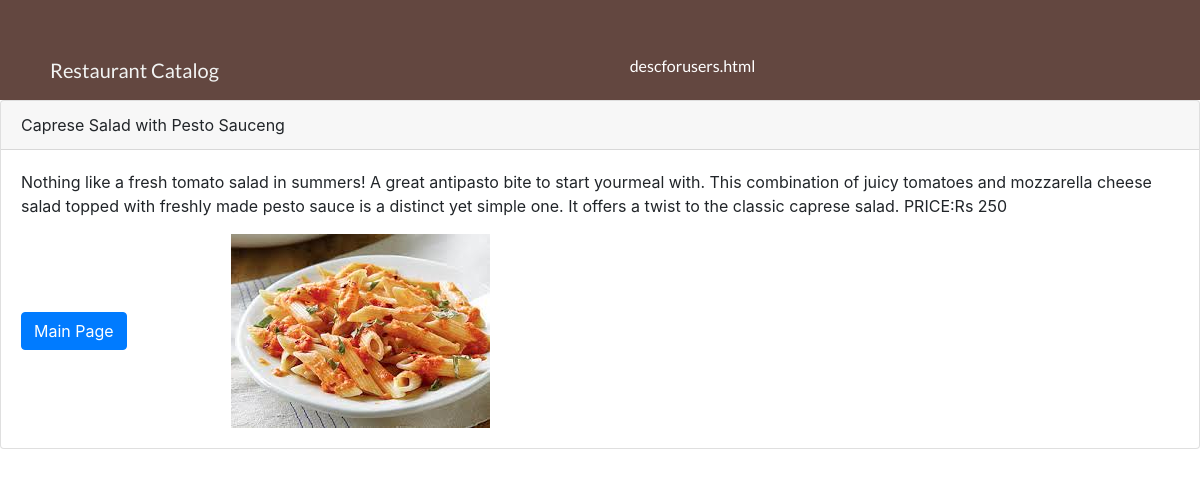
Screenshot of /category/1/1/ with the database file from the repository.
### database_setupwithusers.py (models this page shows, shortened)
class Item(Base):
    __tablename__ = 'item'
    name = Column(String(80), nullable=False)
    id = Column(Integer, primary_key=True)
    description = Column(String(250))
    category_id = Column(Integer, ForeignKey('category.id'))
    category = relationship(Category)
    user_id = Column(Integer, ForeignKey('user.id'))
    user = relationship(User)
    picture = Column(String(250))

### projectwithusers.py (the view)
@app.route('/category/<int:category_id>/<int:item_id>/')
def getDescription(category_id, item_id):
    session = DBSession()
    itemdesc = session.query(Item).filter_by(id=item_id).one()
    if 'username' not in login_session:
        signedin = "no"
    else:
        signedin = "yes"
    if login_session.get('email') is not None:
        x = str(login_session.get('email'))
        category = session.query(Category).filter_by(id=category_id).one()
        getuserid = session.query(User).filter_by(email=x).one()
        descwithoptions = session.query(Item).filter_by(
            id=item_id, user_id=getuserid.id).first()
        if descwithoptions is not None:
            return render_template(
                'descforusers.html',
                listt=descwithoptions,
                category_id=category_id, item_id=item_id)
        else:
            return render_template(
                'itemdesc.html', listt=itemdesc, signedin=signedin,
                STATE=login_session.get('state'))
    else:
        return render_template(
            'itemdesc.html', listt=itemdesc,
            category_id=category_id, item_id=item_id, signedin=signedin,
            STATE=login_session.get('state'))

### templates/itemdesc.html (shortened to what this page needs)
<!DOCTYPE html>
<html lang="en">
<head>
		  <link rel="stylesheet" href="https://stackpath.bootstrapcdn.com/bootstrap/4.1.3/css/bootstrap.min.css">
		  <link rel="stylesheet" type="text/css" href="{{ url_for('static', filename='css/card.css') }}">
		  <link rel="stylesheet" type="text/css" href="{{ url_for('static', filename='css/header.css') }}">
</head>
<body>
	<div class="container-fluid">
			{% if signedin ==  "no" %}
				<nav class="navbar ">
				    <span class="navbar-brand mb-0 h1">Restaurant Catalog</span>
				    <h6>descforusers.html</h6>
				</nav>
			{% endif %}
	</div>
	<div class="card">
	  <div class="card-header">
	    {{listt.name}}
	  </div>
	  <div class="card-body">
	    <p class="card-text">{{listt.description}}</p>
	    {% if signedin ==  "no" %}
	    	<a  class="btn btn-primary" href="{{url_for('commoncategoryMenu') }}" >Main Page</a>
	    	<img src="{{ url_for('static', filename='photos/pasta.jpeg') }}" alt="food image">
	    {% endif %}
	  </div>
	</div>
</body>
</html>

### static/css/card.css (style rules this page uses)
h6 { color: white; }
img { margin-left: 100px; }

### static/css/header.css (style rules this page uses)
* { margin: 0; padding: 0; }
.navbar, .container-fluid, .row, body #result { width: 100%; margin: 0; padding: 0; margin-right: 0; }
.navbar { height: 90px; background-color: #634740; color: #F2F4F3; padding: 50px; font-family: 'Lato', sans-serif; font-size: 50px; }

### rows the page displays
Item: name "Caprese Salad with Pesto Sauceng", description "Nothing like a fresh tomato salad in summers! A great antipasto bite to start yourmeal with. This combination of juicy tomatoes and mozzarella cheese salad topped with freshly made pesto sauce is a distinct yet simple one. It offers a twist to the classic caprese salad. PRICE:Rs 250"
